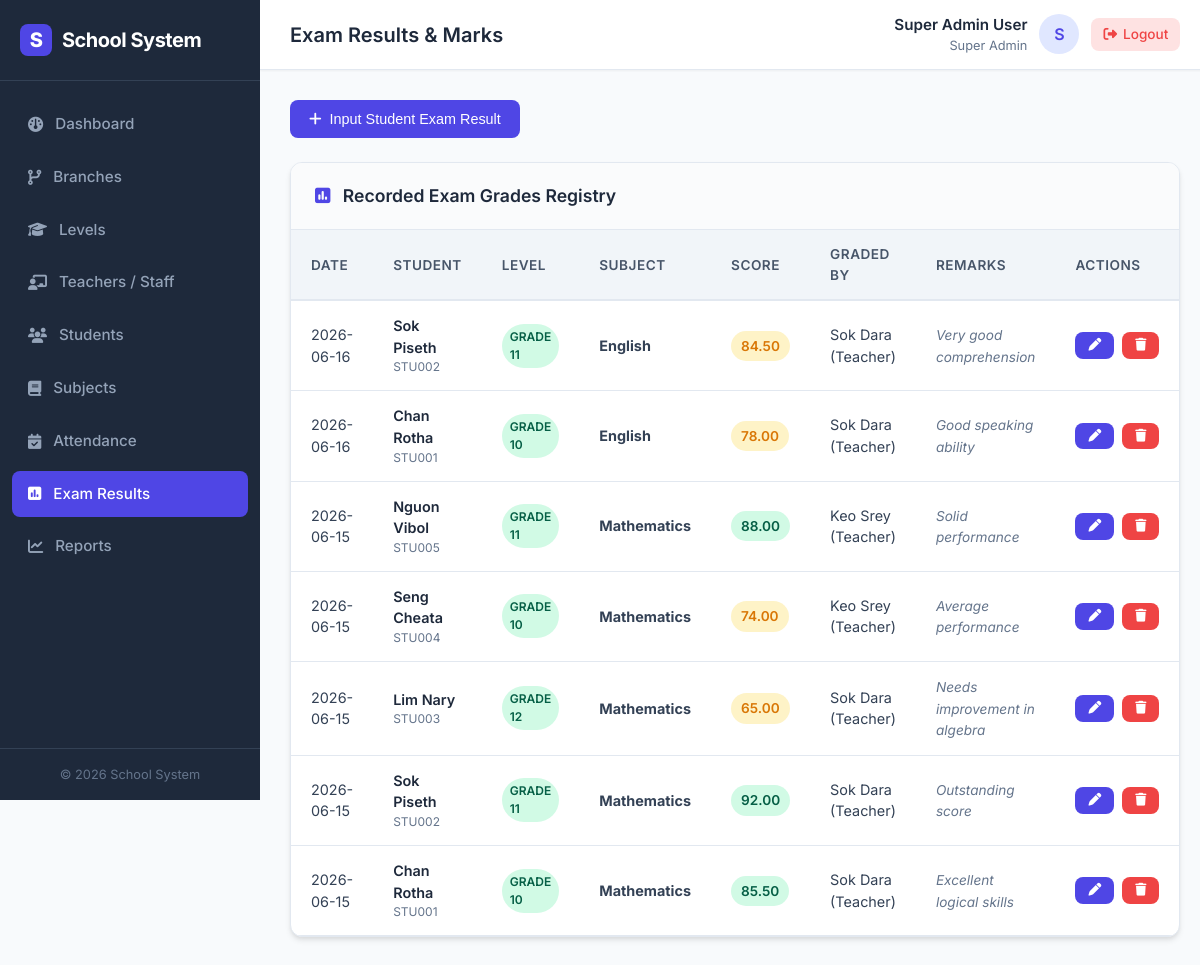
The page /marks.php (signed in) on the database its author committed.
### tables this page shows
CREATE TABLE IF NOT EXISTS `exams` (
    `id` INT AUTO_INCREMENT PRIMARY KEY,
    `student_id` INT NOT NULL,
    `subject_id` INT NOT NULL,
    `score` DECIMAL(5,2) NOT NULL,
    `exam_date` DATE NOT NULL,
    `teacher_id` INT NULL,
    `remarks` VARCHAR(255) NULL,
    `created_at` TIMESTAMP DEFAULT CURRENT_TIMESTAMP,
    FOREIGN KEY (`student_id`) REFERENCES `students`(`id`) ON DELETE CASCADE,
    FOREIGN KEY (`subject_id`) REFERENCES `subjects`(`id`) ON DELETE CASCADE,
    FOREIGN KEY (`teacher_id`) REFERENCES `users`(`id`) ON DELETE SET NULL
);

CREATE TABLE IF NOT EXISTS `students` (
    `id` INT AUTO_INCREMENT PRIMARY KEY,
    `student_code` VARCHAR(20) NOT NULL UNIQUE,
    `name` VARCHAR(100) NOT NULL,
    `gender` ENUM('Male', 'Female') NOT NULL,
    `dob` DATE NULL,
    `phone` VARCHAR(20) NULL,
    `branch_id` INT NOT NULL,
    `level_id` INT NOT NULL,
    `created_at` TIMESTAMP DEFAULT CURRENT_TIMESTAMP,
    FOREIGN KEY (`branch_id`) REFERENCES `branches`(`id`) ON DELETE CASCADE,
    FOREIGN KEY (`level_id`) REFERENCES `levels`(`id`) ON DELETE CASCADE
);

CREATE TABLE IF NOT EXISTS `levels` (
    `id` INT AUTO_INCREMENT PRIMARY KEY,
    `name` VARCHAR(50) NOT NULL,
    `description` VARCHAR(255) NULL,
    `created_at` TIMESTAMP DEFAULT CURRENT_TIMESTAMP
);

CREATE TABLE IF NOT EXISTS `subjects` (
    `id` INT AUTO_INCREMENT PRIMARY KEY,
    `name` VARCHAR(100) NOT NULL UNIQUE,
    `description` VARCHAR(255) NULL,
    `created_at` TIMESTAMP DEFAULT CURRENT_TIMESTAMP
);

CREATE TABLE IF NOT EXISTS `users` (
    `id` INT AUTO_INCREMENT PRIMARY KEY,
    `name` VARCHAR(100) NOT NULL,
    `email` VARCHAR(100) NOT NULL UNIQUE,
    `password` VARCHAR(255) NOT NULL,
    `role` ENUM('super_admin', 'teacher') NOT NULL DEFAULT 'teacher',
    `branch_id` INT NULL,
    `created_at` TIMESTAMP DEFAULT CURRENT_TIMESTAMP,
    FOREIGN KEY (`branch_id`) REFERENCES `branches`(`id`) ON DELETE SET NULL
);

### marks.php (the view, shortened to what this page needs)
<?php
require_once 'header.php';
$edit_exam = null;
if ($user_role === 'super_admin') {
    $exams_query = "SELECT e.*, s.name as student_name, s.student_code, l.name as level_name, u.name as teacher_name, sub.name as subject_name
                    FROM exams e
                    JOIN students s ON e.student_id = s.id
                    JOIN levels l ON s.level_id = l.id
                    JOIN subjects sub ON e.subject_id = sub.id
                    LEFT JOIN users u ON e.teacher_id = u.id
                    ORDER BY e.exam_date DESC, e.id DESC";
    $exams = $conn->query($exams_query);
}
?>
<div style="margin-bottom: 24px;">
    <button class="btn btn-primary" onclick="toggleForm('examForm')">
        <i class="fa-solid <?php echo $edit_exam ? 'fa-pen-to-square' : 'fa-plus'; ?>"></i>
        <?php echo $edit_exam ? 'Edit Mark Details' : 'Input Student Exam Result'; ?>
    </button>
</div>
<div class="card">
    <div class="card-header">
        <h2 class="card-title"><i class="fa-solid fa-square-poll-vertical" style="color:var(--primary); margin-right:8px;"></i> Recorded Exam Grades Registry</h2>
    </div>
    <div class="card-body" style="padding: 0;">
        <div class="table-responsive">
            <table class="table">
                <thead>
                    <tr>
                        <th>Date</th>
                        <th>Student</th>
                        <th>Level</th>
                        <th>Subject</th>
                        <th>Score</th>
                        <th>Graded By</th>
                        <th>Remarks</th>
                        <th style="width: 150px;">Actions</th>
                    </tr>
                </thead>
                <tbody>
                    <?php if ($exams && $exams->num_rows > 0): ?>
                        <?php while($row = $exams->fetch_assoc()): ?>
                            <tr>
                                <td><?php echo date('Y-m-d', strtotime($row['exam_date'])); ?></td>
                                <td>
                                    <div style="font-weight:600; color:var(--dark);"><?php echo htmlspecialchars($row['student_name']); ?></div>
                                    <div style="font-size:0.75rem; color:#64748b;"><?php echo htmlspecialchars($row['student_code']); ?></div>
                                </td>
                                <td><span class="badge badge-success"><?php echo htmlspecialchars($row['level_name']); ?></span></td>
                                <td><strong><?php echo htmlspecialchars($row['subject_name']); ?></strong></td>
                                <td>
                                    <span class="badge <?php echo $row['score'] >= 85 ? 'badge-success' : ($row['score'] >= 50 ? 'badge-warning' : 'badge-danger'); ?>" style="font-size: 0.85rem; padding: 5px 10px;">
                                        <?php echo number_format($row['score'], 2); ?>
                                    </span>
                                </td>
                                <td><?php echo htmlspecialchars($row['teacher_name'] ?? 'System'); ?></td>
                                <td><span style="font-style: italic; font-size: 0.85rem; color: #64748b;"><?php echo htmlspecialchars($row['remarks'] ?? '-'); ?></span></td>
                                <td>
                                    <div class="action-links">
                                        <a href="marks.php?action=edit&id=<?php echo $row['id']; ?>" class="btn btn-primary btn-sm" title="Edit">
                                            <i class="fa-solid fa-pen"></i>
                                        </a>
                                        <a href="marks.php?action=delete&id=<?php echo $row['id']; ?>" class="btn btn-danger btn-sm" onclick="return confirmDelete('Are you sure you want to delete this grade record?')" title="Delete">
                                            <i class="fa-solid fa-trash"></i>
                                        </a>
                                    </div>
                                </td>
                            </tr>
                        <?php endwhile; ?>
                    <?php else: ?>
                        <tr>
                            <td colspan="8" style="text-align: center; padding: 24px; color: #64748b;">No exam grades found.</td>
                        </tr>
                    <?php endif; ?>
                </tbody>
            </table>
        </div>
    </div>
</div>
<?php
require_once 'footer.php';
?>

### header.php (shortened to what this page needs)
<?php
$user_role = $_SESSION['role'] ?? 'teacher';
$user_name = $_SESSION['name'] ?? 'Staff';
$current_page = basename($_SERVER['PHP_SELF']);
?>
<!DOCTYPE html>
<html lang="en">
<head>
    <link rel="stylesheet" href="style.css">
    <link rel="stylesheet" href="https://cdnjs.cloudflare.com/ajax/libs/font-awesome/6.4.0/css/all.min.css">
</head>
<body>
    <div class="app-container">
        <aside id="sidebar">
            <div class="brand">
                <div class="brand-icon">S</div>
                <span>School System</span>
            </div>
            <ul class="nav-menu">
                <li class="nav-item <?php echo $current_page == 'index.php' ? 'active' : ''; ?>">
                    <a href="index.php"><i class="fa-solid fa-gauge"></i> Dashboard</a>
                </li>
                <?php if ($user_role === 'super_admin'): ?>
                <li class="nav-item <?php echo $current_page == 'branches.php' ? 'active' : ''; ?>">
                    <a href="branches.php"><i class="fa-solid fa-code-branch"></i> Branches</a>
                </li>
                <li class="nav-item <?php echo $current_page == 'levels.php' ? 'active' : ''; ?>">
                    <a href="levels.php"><i class="fa-solid fa-graduation-cap"></i> Levels</a>
                </li>
                <li class="nav-item <?php echo $current_page == 'teachers.php' ? 'active' : ''; ?>">
                    <a href="teachers.php"><i class="fa-solid fa-chalkboard-user"></i> Teachers / Staff</a>
                </li>
                <?php endif; ?>
                <li class="nav-item <?php echo $current_page == 'students.php' ? 'active' : ''; ?>">
                    <a href="students.php"><i class="fa-solid fa-users"></i> Students</a>
                </li>
                <li class="nav-item <?php echo $current_page == 'subjects.php' ? 'active' : ''; ?>">
                    <a href="subjects.php"><i class="fa-solid fa-book"></i> Subjects</a>
                </li>
                <li class="nav-item <?php echo $current_page == 'attendance.php' ? 'active' : ''; ?>">
                    <a href="attendance.php"><i class="fa-solid fa-calendar-check"></i> Attendance</a>
                </li>
                <li class="nav-item <?php echo $current_page == 'marks.php' ? 'active' : ''; ?>">
                    <a href="marks.php"><i class="fa-solid fa-square-poll-vertical"></i> Exam Results</a>
                </li>
                <li class="nav-item <?php echo $current_page == 'reports.php' ? 'active' : ''; ?>">
                    <a href="reports.php"><i class="fa-solid fa-chart-line"></i> Reports</a>
                </li>
            </ul>
            <div class="sidebar-footer">
                &copy; 2026 School System
            </div>
        </aside>
        <div class="main-wrapper">
            <header class="top-navbar">
                <div class="page-title">
                    <?php
                    switch($current_page) {
                        case 'marks.php': echo 'Exam Results & Marks'; break;
                    }
                    ?>
                </div>
                <div class="user-profile">
                    <div class="user-info">
                        <div class="user-name"><?php echo htmlspecialchars($user_name); ?></div>
                        <div class="user-role"><?php echo $user_role === 'super_admin' ? 'Super Admin' : 'Teacher / Staff'; ?></div>
                    </div>
                    <div class="avatar">
                        <?php echo strtoupper(substr($user_name, 0, 1)); ?>
                    </div>
                    <a href="logout.php" class="btn-logout">
                        <i class="fa-solid fa-right-from-bracket"></i> Logout
                    </a>
                </div>
            </header>
            <main class="content-container">

### footer.php (shortened to what this page needs)
            </main>
        </div>
    </div>
</body>
</html>

### rows shown on the page
exams: exam_date "2026-06-16", student.name "Sok Piseth", student.student_code "STU002", levels.name "GRADE 11", subject.name "English", score "84.50", teacher.name "Sok Dara (Teacher)", remarks "Very good comprehension"
exams: exam_date "2026-06-16", student.name "Chan Rotha", student.student_code "STU001", levels.name "GRADE 10", subject.name "English", score "78.00", teacher.name "Sok Dara (Teacher)", remarks "Good speaking ability"
exams: exam_date "2026-06-15", student.name "Nguon Vibol", student.student_code "STU005", levels.name "GRADE 11", subject.name "Mathematics", score "88.00", teacher.name "Keo Srey (Teacher)", remarks "Solid performance"
exams: exam_date "2026-06-15", student.name "Seng Cheata", student.student_code "STU004", levels.name "GRADE 10", subject.name "Mathematics", score "74.00", teacher.name "Keo Srey (Teacher)", remarks "Average performance"
exams: exam_date "2026-06-15", student.name "Lim Nary", student.student_code "STU003", levels.name "GRADE 12", subject.name "Mathematics", score "65.00", teacher.name "Sok Dara (Teacher)", remarks "Needs improvement in algebra"
exams: exam_date "2026-06-15", student.name "Sok Piseth", student.student_code "STU002", levels.name "GRADE 11", subject.name "Mathematics", score "92.00", teacher.name "Sok Dara (Teacher)", remarks "Outstanding score"
exams: exam_date "2026-06-15", student.name "Chan Rotha", student.student_code "STU001", levels.name "GRADE 10", subject.name "Mathematics", score "85.50", teacher.name "Sok Dara (Teacher)", remarks "Excellent logical skills"

### other values the page prints
$user_name "Super Admin User"
substr($user_name, 0, 1) "S"
